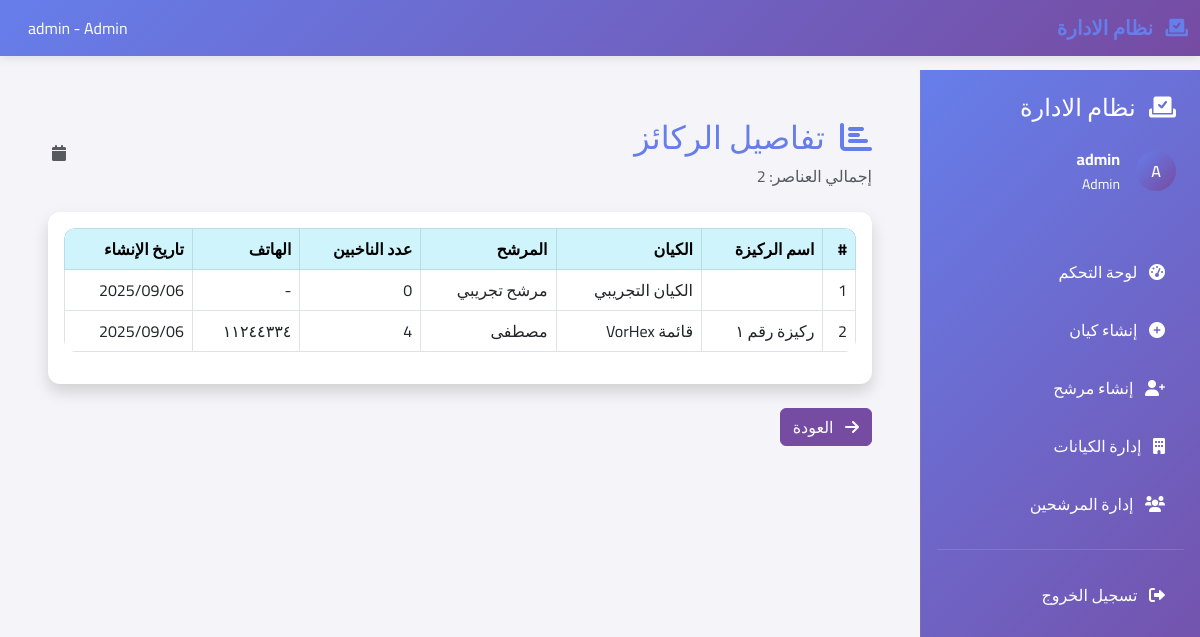
/statistics/pillars/ (signed in), run on the app's committed database.
### elections/models.py (models this page shows, shortened)
class CustomUser(AbstractUser):
    USER_TYPES = (
        ('admin', 'إدارة'),
        ('entity', 'كيان'),
        ('candidate', 'مرشح'),
        ('pillar', 'ركيزة'),
    )
    user_type = models.CharField(max_length=20, choices=USER_TYPES, default='pillar')
    full_name = models.CharField(max_length=200, verbose_name='الاسم الكامل')
    phone_number = models.CharField(max_length=15, verbose_name='رقم الهاتف', blank=True)
    created_at = models.DateTimeField(default=timezone.now, verbose_name='تاريخ الإنشاء')
    updated_at = models.DateTimeField(auto_now=True, verbose_name='تاريخ التحديث')
    class Meta:
        verbose_name = 'مستخدم'
        verbose_name_plural = 'المستخدمون'

class Pillar(models.Model):
    user = models.OneToOneField(CustomUser, on_delete=models.CASCADE, related_name='pillar_profile')
    candidate = models.ForeignKey(Candidate, on_delete=models.CASCADE, related_name='pillars', verbose_name='المرشح')
    class Meta:
        verbose_name = 'ركيزة'
        verbose_name_plural = 'الركائز'

class Candidate(models.Model):
    user = models.OneToOneField(CustomUser, on_delete=models.CASCADE, related_name='candidate_profile')
    entity = models.ForeignKey(Entity, on_delete=models.CASCADE, related_name='candidates', verbose_name='الكيان')
    profile_image = models.ImageField(upload_to='candidate_images/', verbose_name='الصورة الشخصية', blank=True)
    class Meta:
        verbose_name = 'مرشح'
        verbose_name_plural = 'المرشحون'

class Entity(models.Model):
    user = models.OneToOneField(CustomUser, on_delete=models.CASCADE, related_name='entity_profile')
    entity_name = models.CharField(max_length=200, verbose_name='اسم الكيان')
    logo = models.ImageField(upload_to='entity_logos/', verbose_name='شعار الكيان', blank=True)
    class Meta:
        verbose_name = 'كيان'
        verbose_name_plural = 'الكيانات'

### elections/views.py (the view, shortened to what this page needs)
# urls.py: path('statistics/<str:stat_type>/', views.statistics_detail, name='statistics_detail'),
@login_required
def statistics_detail(request, stat_type):
    if request.user.user_type not in ['admin', 'entity', 'candidate', 'pillar']:
        messages.error(request, 'ليس لديك صلاحية للوصول لهذه الصفحة')
        return redirect('elections:login')
    context = {
        'stat_type': stat_type,
        'user_type': request.user.user_type,
        'page_title': 'تفاصيل الإحصائيات'
    }
    if stat_type == 'entities':
        if request.user.user_type == 'admin':
            entities = Entity.objects.all().annotate(
                candidates_count=Count('candidates'),
                voters_count=Count('candidates__voters')
            )
            context.update({
                'entities': entities,
                'page_title': 'تفاصيل الكيانات',
                'total_count': entities.count()
            })
        else:
            messages.error(request, 'ليس لديك صلاحية لعرض هذه البيانات')
            return redirect('elections:login')
    elif stat_type == 'pillars':
        if request.user.user_type == 'admin':
            pillars = Pillar.objects.all().select_related('candidate', 'candidate__entity').annotate(
                voters_count=Count('voters')
            )
        elif request.user.user_type == 'entity':
            pillars = Pillar.objects.filter(candidate__entity=request.user.entity_profile).select_related('candidate').annotate(
                voters_count=Count('voters')
            )
        elif request.user.user_type == 'candidate':
            pillars = Pillar.objects.filter(candidate=request.user.candidate_profile).annotate(
                voters_count=Count('voters')
            )
        else:
            messages.error(request, 'ليس لديك صلاحية لعرض هذه البيانات')
            return redirect('elections:login')
        context.update({
            'pillars': pillars,
            'page_title': 'تفاصيل الركائز',
            'total_count': pillars.count()
        })
    else:
        messages.error(request, 'نوع الإحصائية غير صحيح')
        return redirect('elections:admin_dashboard')
    return render(request, 'elections/statistics_detail.html', context)

### elections/context_processors.py (called while the page is built, shortened)
def appearance_settings(request):
    settings = AppearanceSettings.get_active_settings()
    if settings:
        return {
            'appearance_settings': {
                'primary_color': settings.primary_color,
                'secondary_color': settings.secondary_color,
                'button_text_color': settings.button_text_color,
                'card_title_color': settings.card_title_color,
            }
        }

### elections/models.py (called while the page is built)
    @classmethod
    def get_active_settings(cls):
        return cls.objects.filter(is_active=True).first()

### elections/templates/elections/statistics_detail.html (shortened to what this page needs)
{% extends 'elections/base.html' %}
{% block content %}
<div class="p-4">
    <div class="d-flex justify-content-between align-items-center mb-4">
        <div>
            <h2 class="text-primary">
                <i class="fas fa-chart-bar me-2"></i>
                {{ page_title }}
            </h2>
            {% if total_count %}
                <p class="text-muted mb-0">إجمالي العناصر: {{ total_count }}</p>
            {% endif %}
        </div>
        <div class="text-muted">
            <i class="fas fa-calendar me-1"></i>
        </div>
    </div>
    <div class="card shadow">
        <div class="card-body">
            {% if stat_type == 'entities' %}
                <div class="table-responsive">
                    <table class="table table-bordered table-hover">
                        <thead class="table-primary">
                            <tr>
                                <th>#</th>
                                <th>اسم الكيان</th>
                                <th>عدد المرشحين</th>
                                <th>عدد الناخبين</th>
                                <th>تاريخ الإنشاء</th>
                            </tr>
                        </thead>
                        <tbody>
                            {% for entity in entities %}
                            <tr>
                                <td>{{ forloop.counter }}</td>
                                <td>{{ entity.entity_name }}</td>
                                <td>{{ entity.candidates_count }}</td>
                                <td>{{ entity.voters_count }}</td>
                                <td>{{ entity.user.created_at|date:"Y/m/d" }}</td>
                            </tr>
                            {% empty %}
                            <tr>
                                <td colspan="5" class="text-center text-muted">لا توجد كيانات</td>
                            </tr>
                            {% endfor %}
                        </tbody>
                    </table>
                </div>
            {% elif stat_type == 'pillars' %}
                <div class="table-responsive">
                    <table class="table table-bordered table-hover">
                        <thead class="table-info">
                            <tr>
                                <th>#</th>
                                <th>اسم الركيزة</th>
                                {% if user_type == 'admin' %}<th>الكيان</th>{% endif %}
                                {% if user_type == 'admin' or user_type == 'entity' %}<th>المرشح</th>{% endif %}
                                <th>عدد الناخبين</th>
                                <th>الهاتف</th>
                                <th>تاريخ الإنشاء</th>
                            </tr>
                        </thead>
                        <tbody>
                            {% for pillar in pillars %}
                            <tr>
                                <td>{{ forloop.counter }}</td>
                                <td>{{ pillar.user.full_name }}</td>
                                {% if user_type == 'admin' %}<td>{{ pillar.candidate.entity.entity_name }}</td>{% endif %}
                                {% if user_type == 'admin' or user_type == 'entity' %}<td>{{ pillar.candidate.user.full_name }}</td>{% endif %}
                                <td>{{ pillar.voters_count }}</td>
                                <td>{{ pillar.user.phone_number|default:"-" }}</td>
                                <td>{{ pillar.user.created_at|date:"Y/m/d" }}</td>
                            </tr>
                            {% empty %}
                            <tr>
                                <td colspan="{% if user_type == 'admin' %}7{% elif user_type == 'entity' %}6{% else %}5{% endif %}" class="text-center text-muted">لا توجد ركائز</td>
                            </tr>
                            {% endfor %}
                        </tbody>
                    </table>
                </div>
            {% endif %}
        </div>
    </div>
    <div class="mt-4">
        <a href="javascript:history.back()" class="btn btn-secondary">
            <i class="fas fa-arrow-right me-2"></i>
            العودة
        </a>
    </div>
</div>
{% endblock %}

### elections/templates/elections/base.html (shortened to what this page needs)
<!DOCTYPE html>
<html lang="ar" dir="rtl">
<head>
    <link href="https://cdn.jsdelivr.net/npm/bootstrap@5.3.0/dist/css/bootstrap.rtl.min.css" rel="stylesheet">
    <link href="https://cdnjs.cloudflare.com/ajax/libs/font-awesome/6.0.0/css/all.min.css" rel="stylesheet">
    {% load static %}
    <link href="{% static 'elections/css/dynamic-theme.css' %}" rel="stylesheet">
</head>
<body>
    {% if user.is_authenticated %}
    <nav class="navbar navbar-expand-lg top-navbar fixed-top">
        <div class="container-fluid">
            <a class="navbar-brand text-white" href="#">
                <i class="fas fa-vote-yea me-2"></i>
                نظام الادارة
            </a>
            <div class="d-flex align-items-center">
                 <span class="text-white me-3 d-none d-sm-inline">
                     {{ user.get_full_name|default:user.username }} - {{ user.user_type|capfirst }}
                 </span>
             </div>
        </div>
    </nav>
    <div class="sidebar d-lg-block" id="sidebar">
        <div class="p-4">
            <h4 class="mb-4 d-none d-lg-block" style="color: var(--button-text-color, white);">
                <i class="fas fa-vote-yea me-2"></i>
                نظام الادارة
            </h4>
            <div class="user-info mb-4">
                 <div class="d-flex align-items-center">
                     <div class="user-avatar me-3">
                         {{ user.get_full_name|default:user.username|first|upper }}
                     </div>
                     <div>
                         <div class="fw-bold" style="color: var(--button-text-color, white);">{{ user.get_full_name|default:user.username }}</div>
                         <small style="color: var(--button-text-color, rgba(255,255,255,0.7));">{{ user.user_type|capfirst }}</small>
                     </div>
                 </div>
             </div>
        </div>
        <nav class="nav flex-column">
             {% if user.user_type == 'entity' %}
                 <a class="nav-link" href="{% url 'elections:entity_dashboard' %}">
                     <i class="fas fa-tachometer-alt me-2"></i> لوحة التحكم
                 </a>
                 <a class="nav-link" href="{% url 'elections:add_candidate' %}">
                     <i class="fas fa-user-tie me-2"></i> إضافة مرشح
                 </a>
                 <a class="nav-link" href="{% url 'elections:add_voters_to_entity' %}">
                     <i class="fas fa-user-plus me-2"></i> إضافة ناخبين
                 </a>
             {% elif user.user_type == 'admin' %}
                 <a class="nav-link" href="{% url 'elections:admin_dashboard' %}">
                     <i class="fas fa-tachometer-alt me-2"></i> لوحة التحكم
                 </a>
                 <a class="nav-link" href="{% url 'elections:create_entity' %}">
                     <i class="fas fa-plus-circle me-2"></i> إنشاء كيان
                 </a>
                 <a class="nav-link" href="{% url 'elections:create_candidate' %}">
                     <i class="fas fa-user-plus me-2"></i> إنشاء مرشح
                 </a>
                 <a class="nav-link" href="{% url 'elections:manage_entities' %}">
                     <i class="fas fa-building me-2"></i> إدارة الكيانات
                 </a>
                 <a class="nav-link" href="{% url 'elections:manage_candidates' %}">
                     <i class="fas fa-users me-2"></i> إدارة المرشحين
                 </a>
             {% endif %}
             <hr class="text-white-50 mx-3">
             <a class="nav-link" href="{% url 'elections:logout' %}">
                 <i class="fas fa-sign-out-alt me-2"></i> تسجيل الخروج
             </a>
         </nav>
    </div>
    <div class="main-content">
        <div class="container-fluid p-4">
            {% block content %}{% endblock %}
        </div>
    </div>
    {% else %}
        {% block login_content %}{% endblock %}
    {% endif %}
</body>
</html>

### elections/static/elections/css/dynamic-theme.css (style rules this page uses)
:root { --primary-color: #007bff; --secondary-color: #6c757d; --card-title-color: #212529; --primary-light: color-mix(in srgb, var(--primary-color) 80%, white); --primary-lighter: color-mix(in srgb, var(--primary-color) 60%, white); --primary-dark: color-mix(in srgb, var(--primary-color) 80%, black); --primary-darker: color-mix(in srgb, var(--primary-color) 60%, black); --secondary-light: color-mix(in srgb, var(--secondary-color) 80%, white); --secondary-lighter: color-mix(in srgb, var(--secondary-color) 60%, white); --secondary-dark: color-mix(in srgb, var(--secondary-color) 80%, black); --secondary-darker: color-mix(in srgb, var(--secondary-color) 60%, black); --accent-color: color-mix(in srgb, var(--primary-color) 70%, var(--secondary-color) 30%); --success-color: #28a745; --warning-color: #ffc107; --danger-color: #dc3545; --info-color: var(--primary-color); }
.btn-secondary { background-color: var(--secondary-color) !important; border-color: var(--secondary-color) !important; color: var(--button-text-color, #ffffff) !important; }
a { color: var(--primary-color) !important; }
.sidebar .nav-link { color: var(--button-text-color, rgba(255,255,255,0.9)) !important; }
.navbar-brand { color: var(--primary-color) !important; }
.top-navbar { background: linear-gradient(135deg, var(--primary-color), var(--secondary-color)) !important; }
.text-primary { color: var(--primary-color) !important; }
.sidebar { background: linear-gradient(135deg, var(--primary-color), var(--secondary-color)) !important; }

### elections/templates/elections/base.html (style rules this page uses)
body { font-family: 'Cairo', sans-serif; background-color: #f5f5f9; }
.navbar-brand { font-weight: 700; color: var(--primary-color) !important; }
.top-navbar { background: linear-gradient(135deg, var(--primary-color), var(--secondary-color)) !important; box-shadow: 0 2px 10px rgba(0,0,0,0.1); z-index: 1030; }
.sidebar { background: linear-gradient(135deg, var(--primary-color), var(--secondary-color)) !important; position: fixed; top: 0; right: -300px; width: 300px; height: 100vh; box-shadow: -5px 0 15px rgba(0,0,0,0.1); transition: right 0.3s ease; z-index: 1040; overflow-y: auto; }
.sidebar .nav-link { color: var(--button-text-color, rgba(255,255,255,0.9)); padding: 12px 20px; margin: 5px 15px; border-radius: 8px; transition: all 0.3s ease; text-decoration: none; }
.main-content { background-color: #f5f5f9; min-height: calc(100vh - 70px); margin-top: 70px; transition: margin-right 0.3s ease; }
@media (min-width: 992px) { .sidebar { position: fixed; top: 70px; right: 0; width: 280px; height: calc(100vh - 70px); box-shadow: none; border-left: 1px solid rgba(255,255,255,0.1); transform: none; } }
@media (min-width: 992px) { .main-content { margin-right: 280px; margin-top: 70px; } }
.card { border: none; border-radius: 12px; box-shadow: 0 2px 20px rgba(0,0,0,0.08); transition: transform 0.3s ease; }
.table { border-radius: 12px; overflow: hidden; }
.table thead { background: linear-gradient(135deg, var(--primary-color), var(--secondary-color)) !important; color: white; }
.user-avatar { width: 40px; height: 40px; border-radius: 50%; background: linear-gradient(135deg, var(--primary-color), var(--secondary-color)); display: flex; align-items: center; justify-content: center; color: white; font-weight: 600; }

### data on the page
CustomUser: get_full_name "admin", user_type "Admin", get_full_name|first "A"
Pillar: candidate.entity.entity_name "الكيان التجريبي", candidate.user.full_name "مرشح تجريبي", voters_count "0", user.phone_number "-", user.created_at "2025/09/06"
Pillar: user.full_name "ركيزة رقم ١", candidate.entity.entity_name "قائمة VorHex", candidate.user.full_name "مصطفى", voters_count "4", user.phone_number "١١٢٤٤٣٣٤", user.created_at "2025/09/06"

### other printed values
{{ page_title }} "تفاصيل الركائز"
{{ total_count }} "2"
